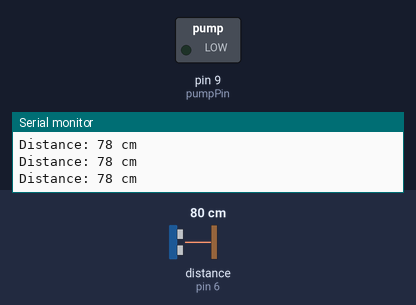
Bench run of a sketch on a simulated Arduino Uno, built with avr-gcc and run on an emulated ATmega328P. Parts: switched loads named in the sketch (green lamp = pin HIGH), the last lines printed to the serial monitor. Wiring (inferred from the names in the program): ultrasonic range finder: trigger pin 7; echo pin 6. Inputs (shaded band) come from the test bench; at power-on: distance to the obstacle (sensor on pin 6) 80 cm. The echo pulse lasts 58.3 µs per cm; pins used as bus, display or sensor lines are not drawn.

Above: at 1.2 s.
1.3 s: distance to the obstacle (sensor on pin 6) set to 13 cm
2.8 s: distance to the obstacle (sensor on pin 6) set to 10 cm
At 4.1 s:
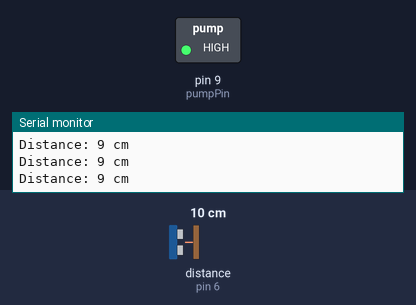
Timing chart, 0 to 5.8 s (numbered marks = the images above; inputs shaded):
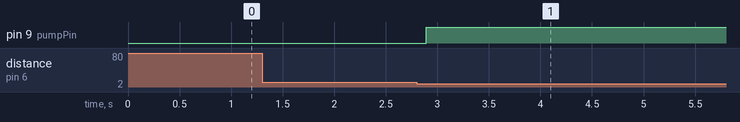

The sketch:

sketch_dec30a.ino
```cpp
#define trigPin 7
#define echoPin 6
#define pumpPin 9

long duration;
int distance;

unsigned long lastDetectedTime = 0;
const unsigned long offDelay = 5000;  // 5 seconds

void setup() {
  pinMode(trigPin, OUTPUT);
  pinMode(echoPin, INPUT);
  pinMode(pumpPin, OUTPUT);
  digitalWrite(pumpPin, LOW);  // Start with pump OFF
  Serial.begin(9600);
}

void loop() {
  // Trigger the ultrasonic pulse
  digitalWrite(trigPin, LOW);
  delayMicroseconds(2);
  digitalWrite(trigPin, HIGH);
  delayMicroseconds(10);
  digitalWrite(trigPin, LOW);

  // Read echo time and convert to distance
  duration = pulseIn(echoPin, HIGH);
  distance = duration * 0.034 / 2;

  Serial.print("Distance: ");
  Serial.print(distance);
  Serial.println(" cm");

  // If hand is detected
  if (distance > 0 && distance <= 10) {
    digitalWrite(pumpPin, HIGH);           // Turn pump ON immediately
    lastDetectedTime = millis();           // Update time of last detection
  } else {
    // Check how long it's been since last detection
    if (millis() - lastDetectedTime > offDelay) {
      digitalWrite(pumpPin, LOW);          // Turn OFF pump after 5s
    }
  }

  delay(100);  // Small delay to avoid jitter
}
```

Measured:
- the behaviour switches between 12 and 11 cm on distance to the obstacle (sensor on pin 6) (found by bisection; images 0 and 1)
- after the input at 2.8 s, pin 9 (pumpPin): LOW → HIGH after 0.09 s
